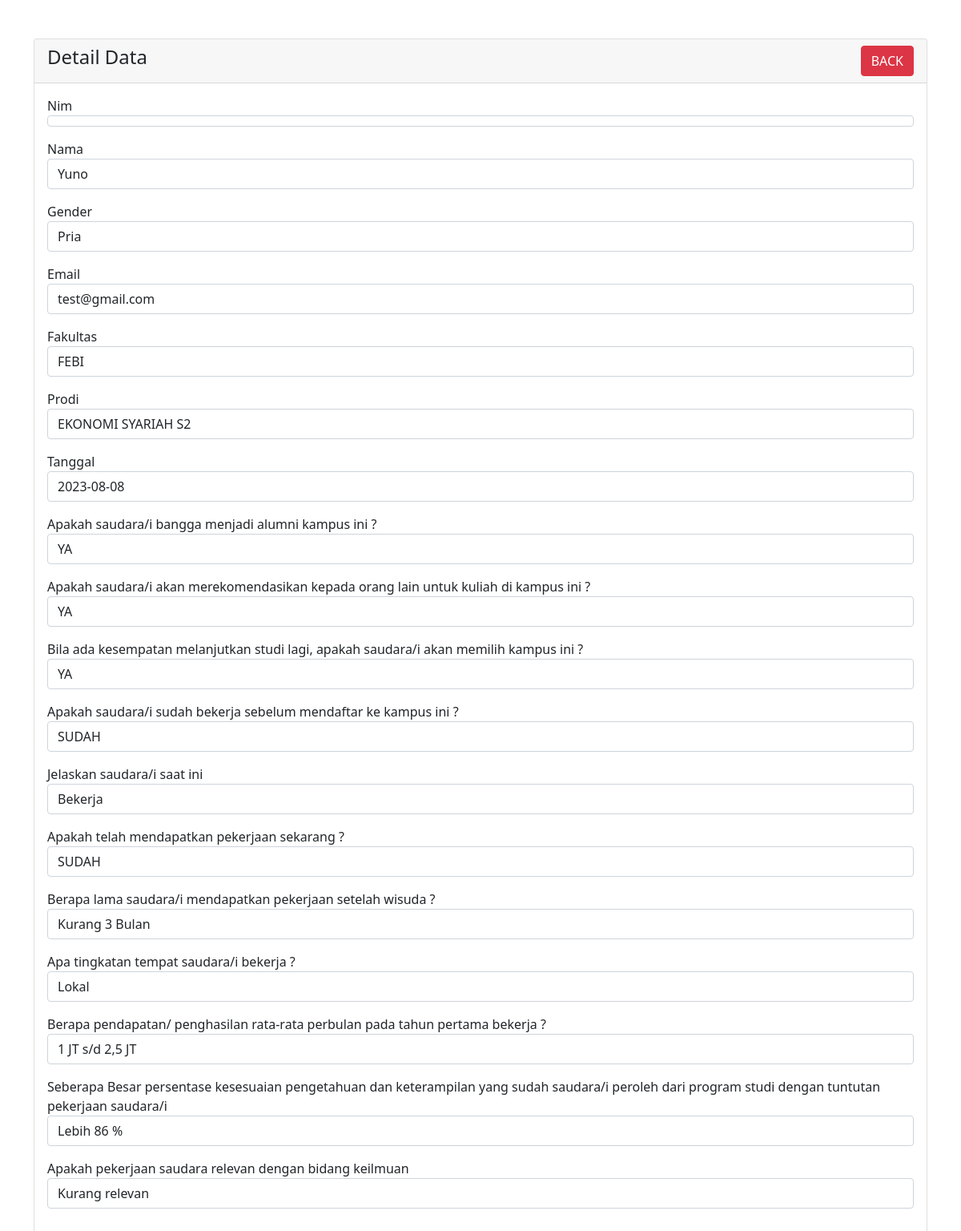
The page /tracer/menu-admin/febi-view-lamemba.php?id=6 on the database its author committed.
### tables this page shows
CREATE TABLE `febi_lamemba` (
  `id` int(10) UNSIGNED NOT NULL,
  `nim` varchar(20) NOT NULL,
  `nama` varchar(50) NOT NULL,
  `gender` varchar(11) NOT NULL,
  `notelepon` int(50) NOT NULL,
  `email` varchar(50) DEFAULT NULL,
  `fakultas` varchar(20) DEFAULT NULL,
  `prodi` varchar(60) DEFAULT NULL,
  `tanggal` date DEFAULT NULL,
  `pertanyaan1` varchar(20) DEFAULT NULL,
  `pertanyaan2` varchar(20) DEFAULT NULL,
  `pertanyaan3` varchar(20) DEFAULT NULL,
  `pertanyaan4` varchar(20) DEFAULT NULL,
  `pertanyaan5` varchar(20) DEFAULT NULL,
  `pertanyaan6` varchar(20) DEFAULT NULL,
  `pertanyaan7` varchar(20) DEFAULT NULL,
  `pertanyaan8` varchar(20) NOT NULL,
  `pertanyaan9` varchar(20) NOT NULL,
  `pertanyaan10` varchar(20) NOT NULL,
  `pertanyaan11` varchar(100) NOT NULL,
  `pertanyaan12` varchar(100) NOT NULL,
  `pertanyaan13` varchar(20) NOT NULL,
  `pertanyaan14` varchar(20) NOT NULL,
  `pertanyaan15` varchar(20) NOT NULL
);

### tracer/menu-admin/febi-view-lamemba.php (the view, shortened to what this page needs)
<?php
require '../koneksi/dbcon.php';
?>
<!doctype html>
<html lang="en">
<head>
    <link href="https://cdn.jsdelivr.net/npm/bootstrap@5.1.3/dist/css/bootstrap.min.css" rel="stylesheet">
</head>
<body>
    <div class="container mt-5">
        <div class="row">
            <div class="col-md-12">
                <div class="card">
                    <div class="card-header">
                        <h4>Detail Data
                            <a href="febi-lamemba.php" class="btn btn-danger float-end">BACK</a>
                        </h4>
                    </div>
                    <div class="card-body">
                        <?php
                        if (isset($_GET['id'])) {
                            $student_id = mysqli_real_escape_string($con, $_GET['id']);
                            $query = "SELECT * FROM febi_lamemba WHERE id='$student_id' ";
                            $query_run = mysqli_query($con, $query);
                            if (mysqli_num_rows($query_run) > 0) {
                                $student = mysqli_fetch_array($query_run);
                        ?>
                                <div class="mb-3">
                                    <label>Nim</label>
                                    <p class="form-control">
                                    </p>
                                </div>
                                <div class="mb-3">
                                    <label>Nama</label>
                                    <p class="form-control">
                                        <?= $student['nama']; ?>
                                    </p>
                                </div>
                                <div class="mb-3">
                                    <label>Gender</label>
                                    <p class="form-control">
                                        <?= $student['gender']; ?>
                                    </p>
                                </div>
                                <div class="mb-3">
                                    <label>Email</label>
                                    <p class="form-control">
                                        <?= $student['email']; ?>
                                    </p>
                                </div>
                                <div class="mb-3">
                                    <label>Fakultas</label>
                                    <p class="form-control">
                                        <?= $student['fakultas']; ?>
                                    </p>
                                </div>
                                <div class="mb-3">
                                    <label>Prodi</label>
                                    <p class="form-control">
                                        <?= $student['prodi']; ?>
                                    </p>
                                </div>
                                <div class="mb-3">
                                    <label>Tanggal</label>
                                    <p class="form-control">
                                        <?= $student['tanggal']; ?>
                                    </p>
                                </div>
                                <div class="mb-3">
                                    <label>Apakah saudara/i bangga menjadi alumni kampus ini ?</label>
                                    <p class="form-control">
                                        <?= $student['pertanyaan1']; ?>
                                    </p>
                                </div>
                                <div class="mb-3">
                                    <label>Apakah saudara/i akan merekomendasikan kepada orang lain untuk kuliah di kampus ini ?</label>
                                    <p class="form-control">
                                        <?= $student['pertanyaan2']; ?>
                                    </p>
                                </div>
                                <div class="mb-3">
                                    <label>Bila ada kesempatan melanjutkan studi lagi, apakah saudara/i akan memilih kampus ini ?</label>
                                    <p class="form-control">
                                        <?= $student['pertanyaan3']; ?>
                                    </p>
                                </div>
                                <div class="mb-3">
                                    <label>Apakah saudara/i sudah bekerja sebelum mendaftar ke kampus ini ?</label>
                                    <p class="form-control">
                                        <?= $student['pertanyaan4']; ?>
                                    </p>
                                </div>
                                <div class="mb-3">
                                    <label>Jelaskan saudara/i saat ini</label>
                                    <p class="form-control">
                                        <?= $student['pertanyaan5']; ?>
                                    </p>
                                </div>
                                <div class="mb-3">
                                    <label>Apakah telah mendapatkan pekerjaan sekarang ?</label>
                                    <p class="form-control">
                                        <?= $student['pertanyaan6']; ?>
                                    </p>
                                </div>
                                <div class="mb-3">
                                    <label>Berapa lama saudara/i mendapatkan pekerjaan setelah wisuda ?</label>
                                    <p class="form-control">
                                        <?= $student['pertanyaan7']; ?>
                                    </p>
                                </div>
                                <div class="mb-3">
                                    <label>Apa tingkatan tempat saudara/i bekerja ?</label>
                                    <p class="form-control">
                                        <?= $student['pertanyaan8']; ?>
                                    </p>
                                </div>
                                <div class="mb-3">
                                    <label>Berapa pendapatan/ penghasilan rata-rata perbulan pada tahun pertama bekerja ?</label>
                                    <p class="form-control">
                                        <?= $student['pertanyaan9']; ?>
                                    </p>
                                </div>
                                <div class="mb-3">
                                    <label>Seberapa Besar persentase kesesuaian pengetahuan dan keterampilan yang sudah saudara/i peroleh dari program studi dengan tuntutan pekerjaan saudara/i</label>
                                    <p class="form-control">
                                        <?= $student['pertanyaan10']; ?>
                                    </p>
                                </div>
                                <div class="mb-3">
                                    <label>Apakah pekerjaan saudara relevan dengan bidang keilmuan</label>
                                    <p class="form-control">
                                        <?= $student['pertanyaan11']; ?>
                                    </p>
                                </div>
                        <?php
                            } else {
                                echo "<h4>No Such Id Found</h4>";
                            }
                        }
                        ?>
                    </div>
                </div>
            </div>
        </div>
    </div>
</body>
</html>

### rows shown on the page
febi_lamemba: nama "Yuno", gender "Pria", email "test@gmail.com", fakultas "FEBI", prodi "EKONOMI SYARIAH S2", tanggal "2023-08-08", pertanyaan1 "YA", pertanyaan2 "YA", pertanyaan3 "YA", pertanyaan4 "SUDAH", pertanyaan5 "Bekerja", pertanyaan6 "SUDAH", pertanyaan7 "Kurang 3 Bulan", pertanyaan8 "Lokal", pertanyaan9 "1 JT s/d 2,5 JT", pertanyaan10 "Lebih 86 %", pertanyaan11 "Kurang relevan"
